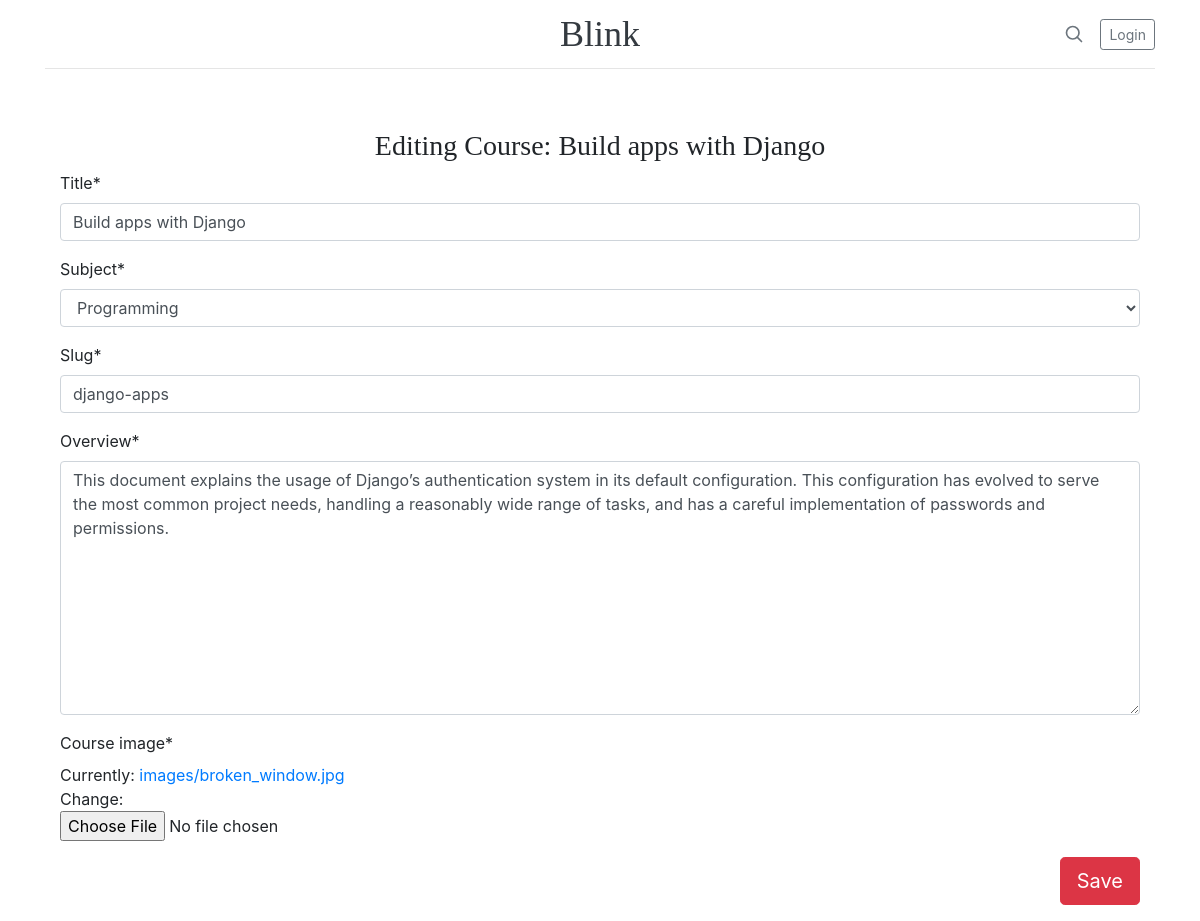
Screenshot of /courses/edit/django-apps/ with the database file from the repository.
### courses/models.py (models this page shows, shortened)
class Course(models.Model):
    owner = models.ForeignKey(Account,
                              related_name='courses_created',
                              on_delete=models.CASCADE)
    subject = models.ForeignKey(Subject,
                                related_name='courses',
                                on_delete=models.CASCADE)
    title = models.CharField(max_length=200)
    slug = models.SlugField(max_length=200, unique=True)
    overview = models.TextField()
    created = models.DateTimeField(auto_now_add=True)
    students = models.ManyToManyField(Account,
                                      related_name='courses_joined',
                                      blank=True)
    course_image = models.ImageField(upload_to='images')
    class Meta:
        ordering = ['-created']

class Subject(models.Model):
    title = models.CharField(max_length=200)
    slug = models.SlugField(max_length=200, unique=True)
    class Meta:
        ordering = ('title',)
    def __str__(self):
        return self.title

### courses/views.py (the view)
# urls.py: path('edit/<slug:slug>/', CourseUpdateView.as_view(), name='course-edit'),
class CourseUpdateView(LoginRequiredMixin, PermissionRequiredMixin, UpdateView):
    template_name = 'courses/update_course.html'
    model = Course
    permission_required = 'courses.change_course'
    login_url = reverse_lazy('users:login')
    raise_exception = True
    context_object_name = 'course'
    fields = ['title', 'subject', 'slug', 'overview', 'course_image']
    success_url = reverse_lazy('home')

### courses/templates/courses/update_course.html (shortened to what this page needs)
{% extends 'base.html' %}
{% load crispy_forms_tags %}
{% block content %}
    <form action="{% url 'courses:course-edit'  course.slug%}" method="post" enctype="multipart/form-data">
        <h3 class="text-center mt-3">Editing Course: {{ course.title }}</h3>
        {{ form|crispy }}
        <button class="btn btn-danger float-right btn-lg mb-3 mt-0" type="submit">Save</button>
    </form>
{% endblock %}

### assets/css/style.css (style rules this page uses)
h1, h2, h3, h4, h5, h6 { font-family: "Playfair Display", Georgia, "Times New Roman", serif; }

### rows the page displays
Course: title "Build apps with Django", subject "Programming", slug "django-apps", overview "This document explains the usage of Django’s authentication system in its default configuration. This configuration has evolved to serve the most common project needs, handling a reasonably wide range of tasks, and has a careful implementation of passwords and permissions."
